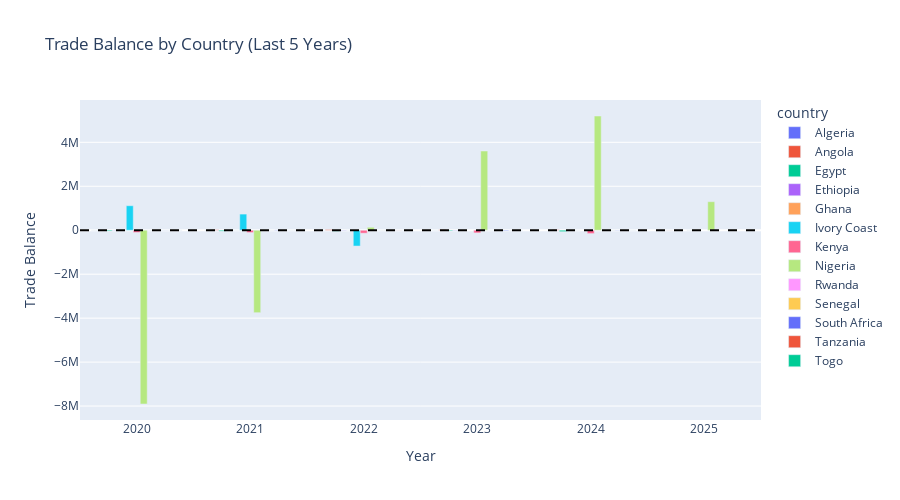

The cell this chart's notebook holds for it:
### Markdown cell above
### 2.2 Trade Balance Analysis

### Code cell
# Calculate trade balance (Exports - Imports)
trade_data = df[['country', 'year', 'exports', 'imports']].dropna()

if len(trade_data) > 0:
    trade_data['trade_balance'] = trade_data['exports'] - trade_data['imports']
    trade_data['trade_status'] = trade_data['trade_balance'].apply(
        lambda x: 'Surplus' if x > 0 else 'Deficit'
    )
    
    # Recent trade balance
    trade_recent = trade_data[trade_data['year'] >= recent_years]
    
    fig = px.bar(trade_recent, x='year', y='trade_balance', color='country',
                 title='Trade Balance by Country (Last 5 Years)',
                 labels={'trade_balance': 'Trade Balance', 'year': 'Year'},
                 barmode='group',
                 height=500)
    fig.add_hline(y=0, line_dash="dash", line_color="black")
    fig.show()
    
    print("\nTrade Status Summary (Last 5 Years):")
    print(trade_recent.groupby(['country', 'trade_status']).size().unstack(fill_value=0))
else:
    print("⚠️ Insufficient trade data available")

### Figure 1 — Plotly figure (JSON) as saved in the notebook; plotly's stock layout.template omitted (floating-point values rounded to 4 significant figures)
{"data": [{"alignmentgroup": "True", "hovertemplate": "country=Algeria<br>Year=%{x}<br>Trade Balance=%{y}<extra></extra>", "legendgroup": "Algeria", "marker": {"color": "#636efa", "pattern": {"shape": ""}}, "name": "Algeria", "offsetgroup": "Algeria", "orientation": "v", "showlegend": true, "textposition": "auto", "type": "bar", "x": [2020.0, 2021.0, 2022.0, 2023.0], "xaxis": "x", "y": [57.45, 76.07, 104.6, 97.96], "yaxis": "y"}, {"alignmentgroup": "True", "hovertemplate": "country=Angola<br>Year=%{x}<br>Trade Balance=%{y}<extra></extra>", "legendgroup": "Angola", "marker": {"color": "#EF553B", "pattern": {"shape": ""}}, "name": "Angola", "offsetgroup": "Angola", "orientation": "v", "showlegend": true, "textposition": "auto", "type": "bar", "x": [2020.0, 2021.0, 2022.0, 2023.0, 2024.0, 2025.0], "xaxis": "x", "y": [11390.0, 21790.0, 32770.0, 21800.0, 22600.0, 3972.0], "yaxis": "y"}, {"alignmentgroup": "True", "hovertemplate": "country=Egypt<br>Year=%{x}<br>Trade Balance=%{y}<extra></extra>", "legendgroup": "Egypt", "marker": {"color": "#00cc96", "pattern": {"shape": ""}}, "name": "Egypt", "offsetgroup": "Egypt", "orientation": "v", "showlegend": true, "textposition": "auto", "type": "bar", "x": [2020.0, 2021.0, 2022.0, 2023.0, 2024.0], "xaxis": "x", "y": [-36470.0, -42060.0, -43400.0, -31160.0, -64460.0], "yaxis": "y"}, {"alignmentgroup": "True", "hovertemplate": "country=Ethiopia<br>Year=%{x}<br>Trade Balance=%{y}<extra></extra>", "legendgroup": "Ethiopia", "marker": {"color": "#ab63fa", "pattern": {"shape": ""}}, "name": "Ethiopia", "offsetgroup": "Ethiopia", "orientation": "v", "showlegend": true, "textposition": "auto", "type": "bar", "x": [2020.0, 2021.0, 2022.0, 2023.0, 2024.0], "xaxis": "x", "y": [-11110.0, -10680.0, -13390.0, -12570.0, -13360.0], "yaxis": "y"}, {"alignmentgroup": "True", "hovertemplate": "country=Ghana<br>Year=%{x}<br>Trade Balance=%{y}<extra></extra>", "legendgroup": "Ghana", "marker": {"color": "#FFA15A", "pattern": {"shape": ""}}, "name": "Ghana", "offsetgroup": "Ghana", "orientation": "v", "showlegend": true, "textposition": "auto", "type": "bar", "x": [2020.0, 2021.0, 2022.0, 2023.0, 2024.0, 2025.0], "xaxis": "x", "y": [308.9, 219.9, 83.35, 522.4, -10.48, 997.4], "yaxis": "y"}, {"alignmentgroup": "True", "hovertemplate": "country=Ivory Coast<br>Year=%{x}<br>Trade Balance=%{y}<extra></extra>", "legendgroup": "Ivory Coast", "marker": {"color": "#19d3f3", "pattern": {"shape": ""}}, "name": "Ivory Coast", "offsetgroup": "Ivory Coast", "orientation": "v", "showlegend": true, "textposition": "auto", "type": "bar", "x": [2020.0, 2021.0, 2022.0], "xaxis": "x", "y": [1116000.0, 735000.0, -720100.0], "yaxis": "y"}, {"alignmentgroup": "True", "hovertemplate": "country=Kenya<br>Year=%{x}<br>Trade Balance=%{y}<extra></extra>", "legendgroup": "Kenya", "marker": {"color": "#FF6692", "pattern": {"shape": ""}}, "name": "Kenya", "offsetgroup": "Kenya", "orientation": "v", "showlegend": true, "textposition": "auto", "type": "bar", "x": [2020.0, 2021.0, 2022.0, 2023.0, 2024.0], "xaxis": "x", "y": [-102300.0, -106400.0, -134600.0, -121600.0, -152700.0], "yaxis": "y"}, {"alignmentgroup": "True", "hovertemplate": "country=Nigeria<br>Year=%{x}<br>Trade Balance=%{y}<extra></extra>", "legendgroup": "Nigeria", "marker": {"color": "#B6E880", "pattern": {"shape": ""}}, "name": "Nigeria", "offsetgroup": "Nigeria", "orientation": "v", "showlegend": true, "textposition": "auto", "type": "bar", "x": [2020.0, 2021.0, 2022.0, 2023.0, 2024.0, 2025.0], "xaxis": "x", "y": [-7906000.0, -3751000.0, 136500.0, 3605000.0, 5197000.0, 1298000.0], "yaxis": "y"}, {"alignmentgroup": "True", "hovertemplate": "country=Rwanda<br>Year=%{x}<br>Trade Balance=%{y}<extra></extra>", "legendgroup": "Rwanda", "marker": {"color": "#FF97FF", "pattern": {"shape": ""}}, "name": "Rwanda", "offsetgroup": "Rwanda", "orientation": "v", "showlegend": true, "textposition": "auto", "type": "bar", "x": [2020.0, 2021.0, 2022.0, 2023.0, 2024.0], "xaxis": "x", "y": [-692.2, -608.0, -831.7, -1043.0, -1330.0], "yaxis": "y"}, {"alignmentgroup": "True", "hovertemplate": "country=Senegal<br>Year=%{x}<br>Trade Balance=%{y}<extra></extra>", "legendgroup": "Senegal", "marker": {"color": "#FECB52", "pattern": {"shape": ""}}, "name": "Senegal", "offsetgroup": "Senegal", "orientation": "v", "showlegend": true, "textposition": "auto", "type": "bar", "x": [2020.0, 2021.0, 2022.0, 2023.0, 2024.0], "xaxis": "x", "y": [-1720.0, -1888.0, -2289.0, -3602.0, -3600.0], "yaxis": "y"}, {"alignmentgroup": "True", "hovertemplate": "country=South Africa<br>Year=%{x}<br>Trade Balance=%{y}<extra></extra>", "legendgroup": "South Africa", "marker": {"color": "#636efa", "pattern": {"shape": ""}}, "name": "South Africa", "offsetgroup": "South Africa", "orientation": "v", "showlegend": true, "textposition": "auto", "type": "bar", "x": [2020.0, 2021.0, 2022.0, 2023.0, 2024.0, 2025.0], "xaxis": "x", "y": [-2721.0, 12420.0, 3553.0, -23060.0, -9689.0, -16420.0], "yaxis": "y"}, {"alignmentgroup": "True", "hovertemplate": "country=Tanzania<br>Year=%{x}<br>Trade Balance=%{y}<extra></extra>", "legendgroup": "Tanzania", "marker": {"color": "#EF553B", "pattern": {"shape": ""}}, "name": "Tanzania", "offsetgroup": "Tanzania", "orientation": "v", "showlegend": true, "textposition": "auto", "type": "bar", "x": [2020.0, 2021.0, 2022.0, 2023.0, 2024.0], "xaxis": "x", "y": [-905.6, -2102.0, -5087.0, -2564.0, -7766.0], "yaxis": "y"}, {"alignmentgroup": "True", "hovertemplate": "country=Togo<br>Year=%{x}<br>Trade Balance=%{y}<extra></extra>", "legendgroup": "Togo", "marker": {"color": "#00cc96", "pattern": {"shape": ""}}, "name": "Togo", "offsetgroup": "Togo", "orientation": "v", "showlegend": true, "textposition": "auto", "type": "bar", "x": [2020.0, 2021.0, 2022.0, 2023.0, 2024.0], "xaxis": "x", "y": [-428.2, -554.6, -716.8, -755.6, -830.1], "yaxis": "y"}], "layout": {"barmode": "group", "height": 500, "legend": {"title": {"text": "country"}, "tracegroupgap": 0}, "shapes": [{"line": {"color": "black", "dash": "dash"}, "type": "line", "x0": 0, "x1": 1, "xref": "x domain", "y0": 0, "y1": 0, "yref": "y"}], "title": {"text": "Trade Balance by Country (Last 5 Years)"}, "xaxis": {"anchor": "y", "domain": [0.0, 1.0], "title": {"text": "Year"}}, "yaxis": {"anchor": "x", "domain": [0.0, 1.0], "title": {"text": "Trade Balance"}}}}
